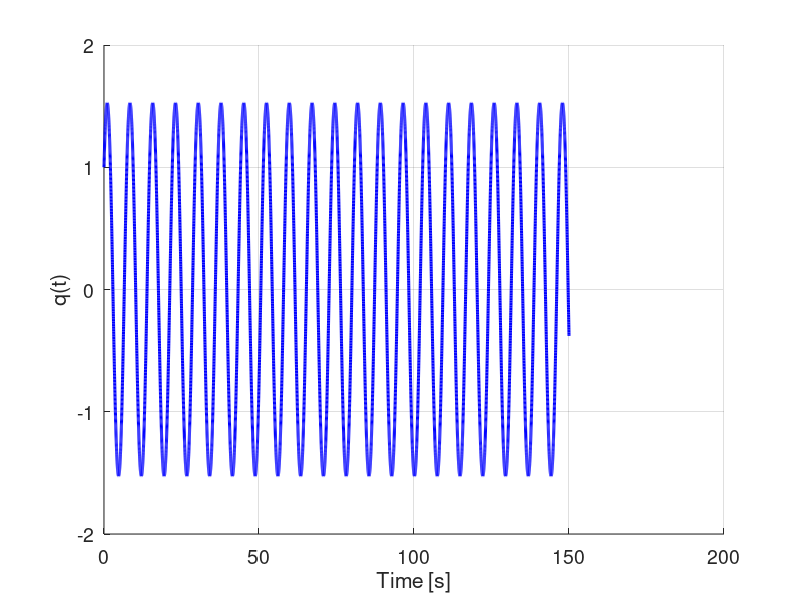
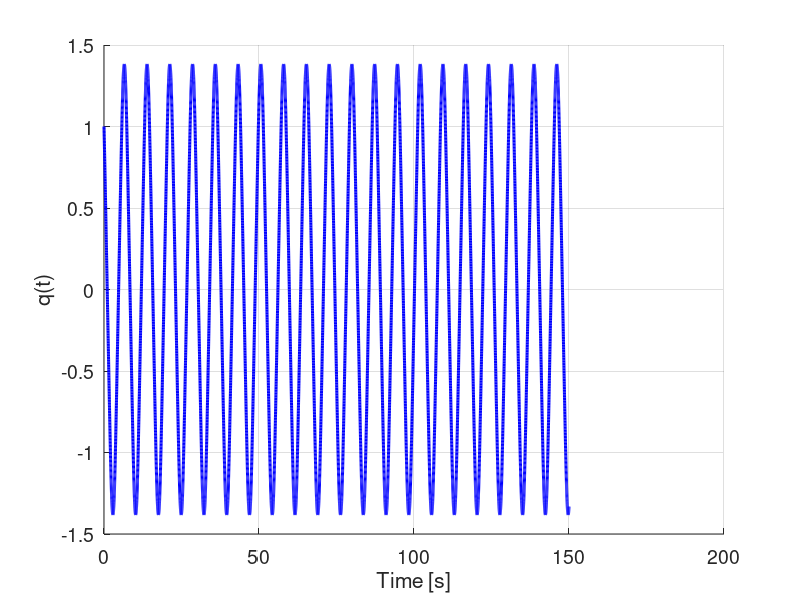
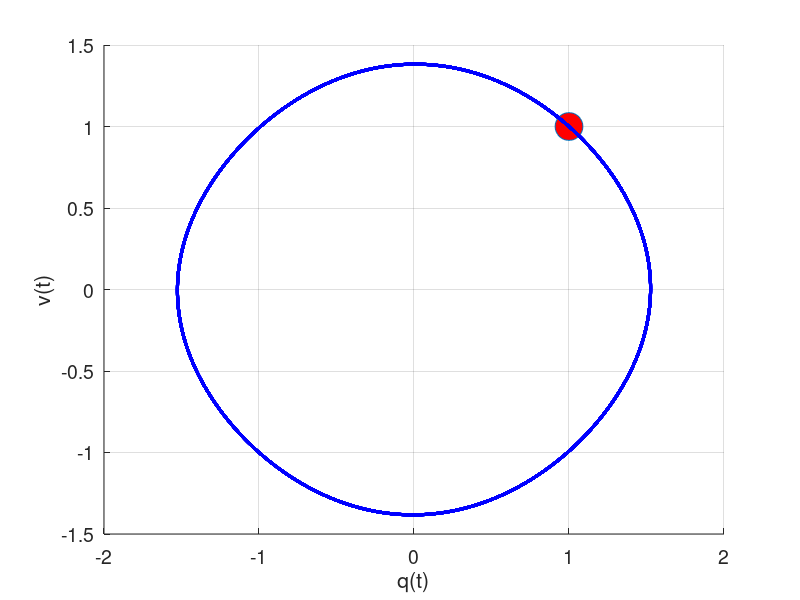
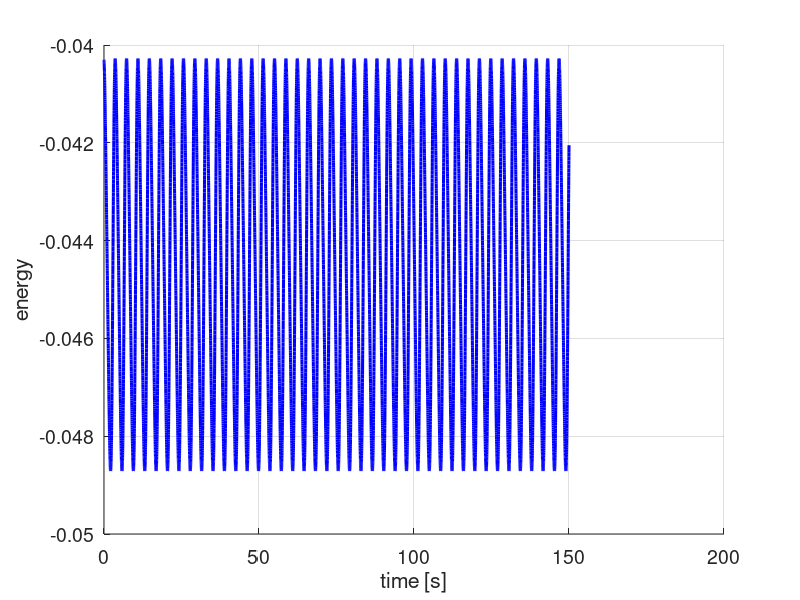

These figures' MATLAB source, in order:
% Explicit sympletic EUler integration for the motion of the pendulum problem

addpath ../util/

% constants

g = 1; l = 1; m = 1;

t0 = 0;
tN = 150; % seconds

h  = 0.01;
N  = tN/h;

time = t0:h:tN;

q  = zeros(N+1,1);
v  = zeros(N+1,1);
e  = zeros(N+1,1); % total energy


% initial conditions

q(1) = 1.0; 
v(1) = 1.0; 
e(1) = 0.5*v(1)^2 - m*g*l*cos(q(1));


% time integration

for k=1:N    
    v(k+1) = v(k) - (h*g/l)*sin(q(k));
    q(k+1) = q(k) + h*v(k+1); 
    e(k+1) = 0.5*v(k+1)^2 - m*g*l*cos(q(k+1));
end

%%
opts = struct('Color','rgb','Bounds','tight','FontMode','fixed','FontSize',20);


figure(1)
set(gca,'FontSize',14)
hold on
plot(time,q,'b-','LineWidth',2.2);
xlabel('Time [s]')
ylabel('q(t)')
grid on

%%
figure(2)
set(gca,'FontSize',14)
hold on
plot(time,v,'b-','LineWidth',2.2);
xlabel('Time [s]')
ylabel('q(t)')
grid on

%%

figure(3)
set(gca,'FontSize',14)
hold on
plot(q(1),v(1),'o','MarkerSize',20,'MarkerFaceColor','red')
plot(q,v,'b-','LineWidth',2.2);
xlabel('q(t)')
ylabel('v(t)')
grid on

%%

figure(4)
set(gca,'FontSize',14)
hold on
plot(time,e,'b-','LineWidth',2.2);
xlabel('time [s]')
ylabel('energy')
grid on

P=[2/3 -1/3 -1/3 0 0 0;...
   -1/3 2/3 -1/3 0 0 0;...
   -1/3 -1/3 2/3 0 0 0;...
   0 0 0 1 0 0;...
   0 0 0 0 1 0;...
   0 0 0 0 0 1];
